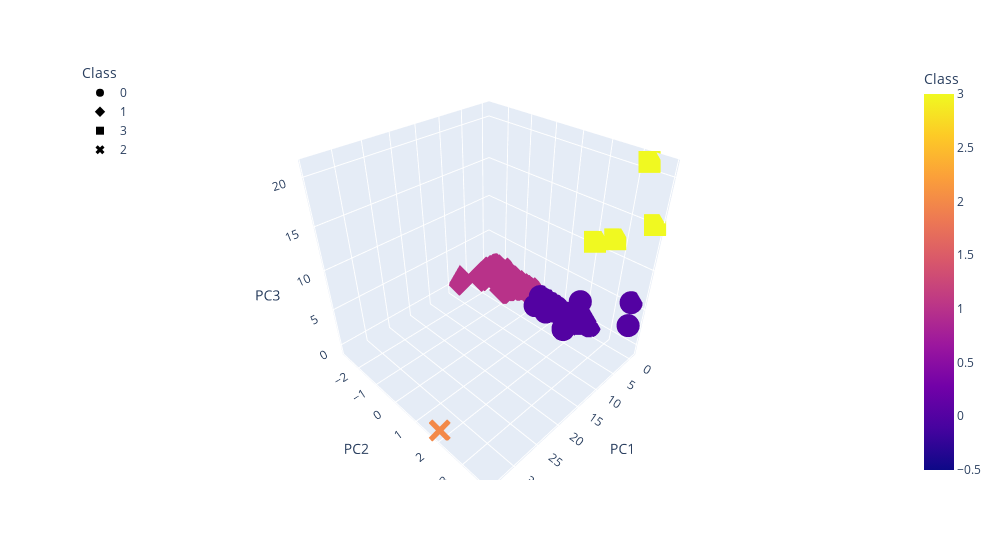

This figure's notebook cell:
### Markdown cell above
# Visualizing Results

### Code cell
# Create a 3D scatter plot to plot clusters

import plotly.express as px
fig = px.scatter_3d(
    clustered_df,
    x="PC1",
    y="PC2",
    z="PC3",
    color="Class",
    symbol="Class",
    hover_name="CoinName",
    hover_data=['Algorithm'],
    width=1000)
fig.update_layout(legend=dict(x=0, y=1))
fig.show()

### Figure 1 — Plotly figure (JSON) as saved in the notebook; plotly's stock layout.template omitted (floating-point values rounded to 4 significant figures; data arrays with more than 128 entries replaced by an {"elided": "..."} marker saying what was removed)
{"data": [{"customdata": {"elided": "288x1 str values"}, "hoverlabel": {"namelength": 0}, "hovertemplate": "<b>%{hovertext}</b><br><br>Class=%{marker.color}<br>PC1=%{x}<br>PC2=%{y}<br>PC3=%{z}<br>Algorithm=%{customdata[0]}", "hovertext": {"elided": "288 str values"}, "legendgroup": "0", "marker": {"color": {"elided": "288 int values"}, "coloraxis": "coloraxis", "symbol": "circle"}, "mode": "markers", "name": "0", "scene": "scene", "showlegend": true, "type": "scatter3d", "x": {"elided": "288 float values"}, "y": {"elided": "288 float values"}, "z": {"elided": "288 float values"}}, {"customdata": {"elided": "240x1 str values"}, "hoverlabel": {"namelength": 0}, "hovertemplate": "<b>%{hovertext}</b><br><br>Class=%{marker.color}<br>PC1=%{x}<br>PC2=%{y}<br>PC3=%{z}<br>Algorithm=%{customdata[0]}", "hovertext": {"elided": "240 str values"}, "legendgroup": "1", "marker": {"color": {"elided": "240 int values"}, "coloraxis": "coloraxis", "symbol": "diamond"}, "mode": "markers", "name": "1", "scene": "scene", "showlegend": true, "type": "scatter3d", "x": {"elided": "240 float values"}, "y": {"elided": "240 float values"}, "z": {"elided": "240 float values"}}, {"customdata": [["SHA-256 + Hive"], ["ECC 256K1"], ["SHA3-256"], ["Leased POS"]], "hoverlabel": {"namelength": 0}, "hovertemplate": "<b>%{hovertext}</b><br><br>Class=%{marker.color}<br>PC1=%{x}<br>PC2=%{y}<br>PC3=%{z}<br>Algorithm=%{customdata[0]}", "hovertext": ["LitecoinCash", "Acute Angle Cloud", "Fiii", "Waves"], "legendgroup": "3", "marker": {"color": [3, 3, 3, 3], "coloraxis": "coloraxis", "symbol": "square"}, "mode": "markers", "name": "3", "scene": "scene", "showlegend": true, "type": "scatter3d", "x": [-0.332, -0.2217, -0.6018, -0.4941], "y": [2.715, 2.047, 3.829, 3.315], "z": [12.14, 10.89, 15.24, 20.97]}, {"customdata": [["TRC10"]], "hoverlabel": {"namelength": 0}, "hovertemplate": "<b>%{hovertext}</b><br><br>Class=%{marker.color}<br>PC1=%{x}<br>PC2=%{y}<br>PC3=%{z}<br>Algorithm=%{customdata[0]}", "hovertext": ["BitTorrent"], "legendgroup": "2", "marker": {"color": [2], "coloraxis": "coloraxis", "symbol": "x"}, "mode": "markers", "name": "2", "scene": "scene", "showlegend": true, "type": "scatter3d", "x": [34.05], "y": [1.858], "z": [-0.6807]}], "layout": {"coloraxis": {"colorbar": {"title": {"text": "Class"}}, "colorscale": [[0, "#0d0887"], [0.1111, "#46039f"], [0.2222, "#7201a8"], [0.3333, "#9c179e"], [0.4444, "#bd3786"], [0.5556, "#d8576b"], [0.6667, "#ed7953"], [0.7778, "#fb9f3a"], [0.8889, "#fdca26"], [1, "#f0f921"]]}, "legend": {"title": {"text": "Class"}, "tracegroupgap": 0, "x": 0, "y": 1}, "margin": {"t": 60}, "scene": {"domain": {"x": [0, 1], "y": [0, 1]}, "xaxis": {"title": {"text": "PC1"}}, "yaxis": {"title": {"text": "PC2"}}, "zaxis": {"title": {"text": "PC3"}}}, "width": 1000}}
